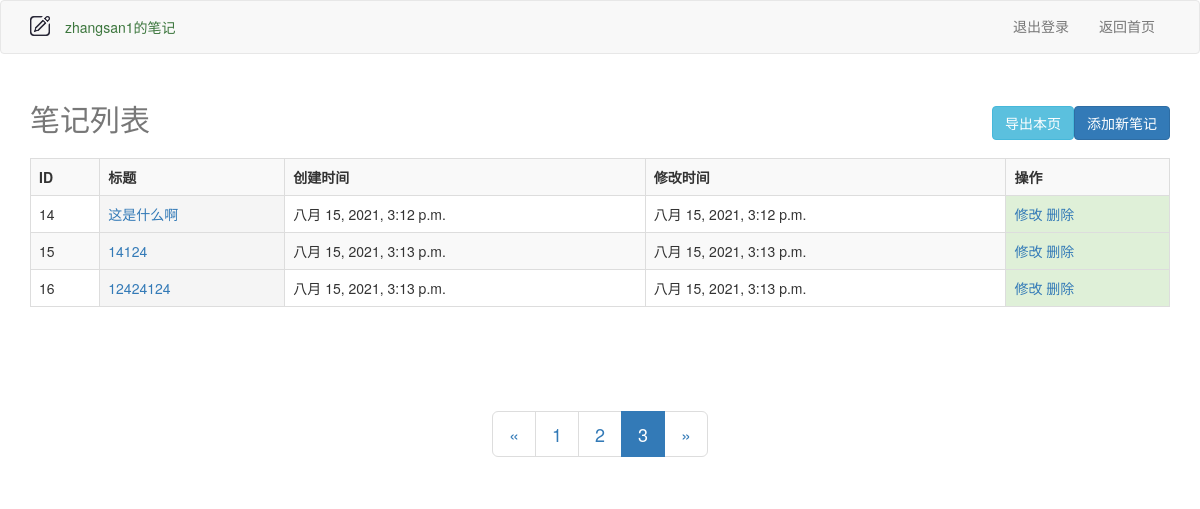
The app's page /note/list?page=3 (signed in) with its own data.
### note/models.py (models this page shows)
class Note(models.Model):
    title=models.CharField('标题', max_length=100)
    content=models.TextField('内容')
    created_time=models.DateTimeField('创建时间',auto_now_add=True)
    updated_time=models.DateTimeField('创建时间',auto_now=True)
    user = models.ForeignKey(User, on_delete=models.CASCADE)

### note/views.py (the view, shortened to what this page needs)
    def wrap(request, *args, **kwargs):
        return fn(request, *args, **kwargs)

### note/views.py (called while the page is built, shortened)
def check_login(fn):
    def wrap(request, *args, **kwargs):
        return fn(request, *args, **kwargs)
    return wrap

@check_login
def list_view(request):
    page_num = request.GET.get("page",1)
    user_id=request.session['uid']
    noteList = Note.objects.filter(user_id=user_id)
    p = Paginator(noteList,5)
    page_obj=p.get_page(page_num)
    return render(request, 'note/list_note.html', locals())

### note/templates/note/list_note.html (shortened to what this page needs)
{% extends "base.html" %}
{% load static %}
{% block body %}
<nav class="navbar navbar-default">
   <div class="container">
    <div class="navbar-header">
      <a class="navbar-brand" href="#"><img src="{% static "note/images/brand.png" %}" alt="brand" width="20px"></a>
      <ul class="nav navbar-nav">
        <li class="active"><p class="text-success" id="session_id">{{ request.session.username }}的笔记</p></li>
      </ul>
    </div>
    <div class="collapse navbar-collapse" id="bs-example-navbar-collapse-1">
      <ul class="nav navbar-nav navbar-right">
        <li><a href="/user/logout">退出登录</a></li>
        <li><a href="/index">返回首页</a></li>
      </ul>
    </div>
    </div>
</nav>
<div class="container" style="height: 317.24px">
<div class="table-responsive" >
    <table class="table table-striped table-bordered table-hover">
        <caption><h2>笔记列表 <p class="pull-right"><a href="/note/produce_csv" class="btn btn-info">导出本页</a><a href="/note/add" class="btn btn-primary">添加新笔记</a></p></h2> </caption>
        <tr>
            <th>ID</th>
            <th>标题</th>
            <th>创建时间</th>
            <th>修改时间</th>
            <th>操作</th>
        </tr>
        {% for foo in page_obj %}
        <tr>
            <td>{{ foo.id }}</td>
            <td class="active"><a href="/note/detail?id={{ foo.id }}">{{ foo.title }}</a></td>
            <td>{{ foo.created_time }}</td>
            <td>{{ foo.updated_time }}</td>
            <td class="success">
                <a href="/note/edit?id={{ foo.id }}">修改</a>
                <a href="/note/delete/{{ foo.id }}">删除</a>
            </td>
         </tr>
        {% endfor %}
    </table>
</div>
</div>
<div class="container text-center">
    <nav aria-label="Page navigation">
      <ul class="pagination pagination-lg">
        <li>
          <a {% if page_obj.has_previous %}
                  href="/note/list?page={{ page_obj.previous_page_number }}"
                  {% endif %} aria-label="Previous">
            <span aria-hidden="true">&laquo;</span>
          </a>
        </li>
        {% for foo in p.page_range %}
          <li
          {% if foo == page_obj.number %}
              class="active"
          {% endif %}
          ><a
                {% if foo != page_obj.number %}
                  href="/note/list?page={{ foo }}"
                {% endif %}
          >{{ foo }}</a></li>
        {% endfor %}
        <li>
          <a  aria-label="Next">
            <span aria-hidden="true">&raquo;</span>
          </a>
        </li>
      </ul>
    </nav>
</div>
{% endblock %}

### note/templates/note/list_note.html (style rules this page uses)
#session_id { margin:16px 0; }

### records on screen
Note: id "14", title "这是什么啊", created_time "八月 15, 2021, 3:12 p.m.", updated_time "八月 15, 2021, 3:12 p.m."
Note: id "15", title "14124", created_time "八月 15, 2021, 3:13 p.m.", updated_time "八月 15, 2021, 3:13 p.m."
Note: id "16", title "12424124", created_time "八月 15, 2021, 3:13 p.m.", updated_time "八月 15, 2021, 3:13 p.m."

### other values on screen
{{ request.session.username }} "zhangsan1"
{{ foo }} "1" "2" "3"
